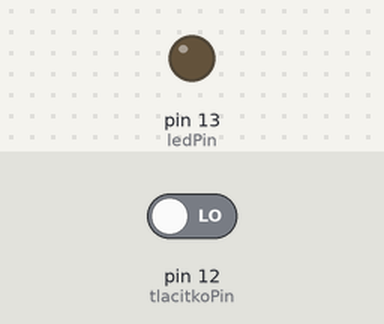
The sketch below on a simulated Arduino Uno, built with avr-gcc and run on an emulated ATmega328P. Parts: output pins drawn as LEDs (lit = HIGH). Inputs (shaded band) come from the test bench; at power-on: pin 12 (tlacitkoPin) LOW.

Above: at 1.2 s.
1.3 s: pin 12 (tlacitkoPin) driven HIGH
At 2.5 s:
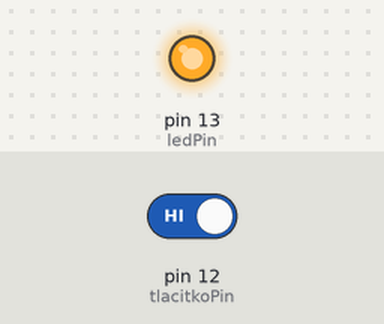
2.8 s: pin 12 (tlacitkoPin) driven LOW
At 3.6 s:
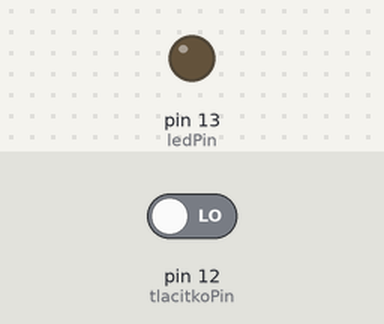
Timing chart, 0 to 5.8 s (numbered marks = the images above; inputs shaded):
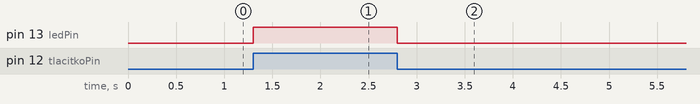

Measured:
- after the input at 1.3 s, pin 13 (ledPin): LOW → HIGH at once
- after the input at 2.8 s, pin 13 (ledPin): HIGH → LOW at once

The sketch:

Rizeni_LED_tlacitkem.ino
```cpp
/*
 * LaskaKit Arduino MAXI Starter kit – Lekce 1: Řízení LED tlačítkem
 *
 * Dokud držíš tlačítko, svítí LED na desce Arduino (pin 13).
 * Po puštění tlačítka LED zhasne.
 *
 * Zapojení:
 *   Tlačítko: jeden vývod na 5V, druhý na pin 12
 *   Rezistor 10 kΩ: mezi pin 12 a GND (drží vstup v klidu na LOW)
 *   LED: vestavěná LED „L“ na pinu 13 (nic nezapojuješ)
 *
 * Knihovny: žádné (jen Arduino IDE)
 * Desky:    Arduino UNO R3, Arduino UNO R4 WiFi, Arduino Mega 2560
 *
 * Verze návodu 3.0 (10/2026)
 * LaskaKit | https://www.laskakit.cz | podpora@laskakit.cz
 */

const int tlacitkoPin = 12;  // pin, na kterém je tlačítko
const int ledPin = 13;       // vestavěná LED na desce

void setup() {
  pinMode(tlacitkoPin, INPUT);  // tlačítko je vstup
  pinMode(ledPin, OUTPUT);      // LED je výstup
}

void loop() {
  // Při stisku je na pinu 12 napětí 5 V, tedy HIGH
  if (digitalRead(tlacitkoPin) == HIGH) {
    digitalWrite(ledPin, HIGH);  // rozsvítit LED
  } else {
    digitalWrite(ledPin, LOW);   // zhasnout LED
  }
}
```
